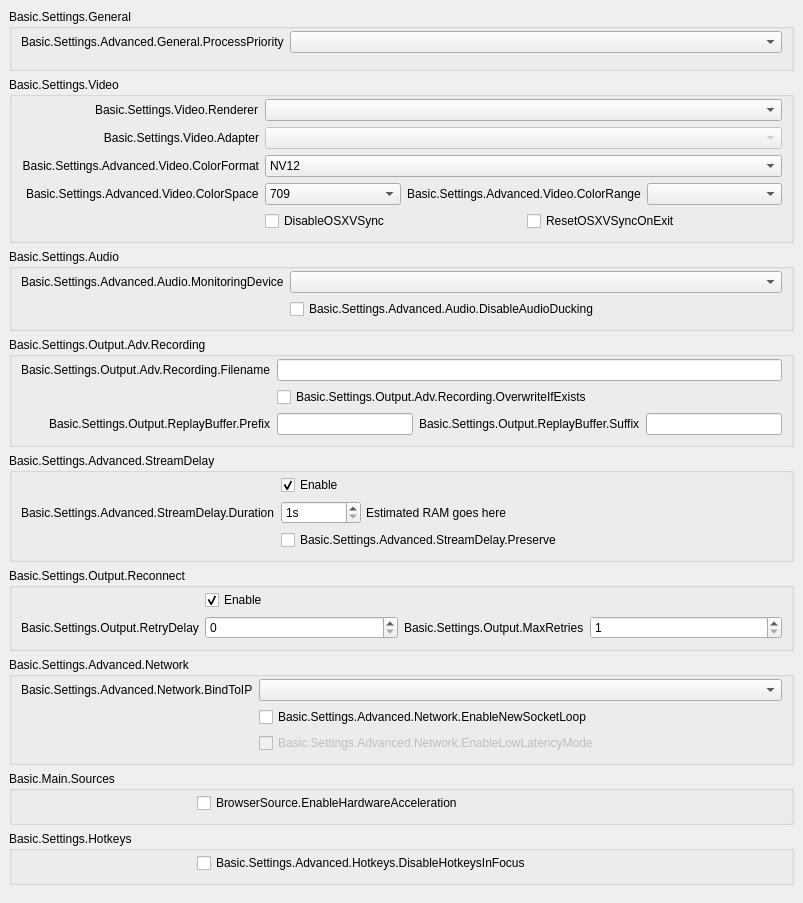
           <widget class="QWidget" name="scrollAreaWidgetContents">
            <property name="geometry">
             <rect>
              <x>0</x>
              <y>0</y>
              <width>803</width>
              <height>807</height>
             </rect>
            </property>
            <layout class="QVBoxLayout" name="verticalLayout_23">
             <property name="leftMargin">
              <number>0</number>
             </property>
             <property name="topMargin">
              <number>0</number>
             </property>
             <property name="rightMargin">
              <number>0</number>
             </property>
             <property name="bottomMargin">
              <number>9</number>
             </property>
             <item>
              <widget class="QWidget" name="widget_11" native="true">
               <layout class="QVBoxLayout" name="verticalLayout_24">
                <item>
                 <widget class="QGroupBox" name="advancedGeneralGroupBox">
                  <property name="title">
                   <string>Basic.Settings.General</string>
                  </property>
                  <layout class="QFormLayout" name="formLayout_22">
                   <property name="fieldGrowthPolicy">
                    <enum>QFormLayout::AllNonFixedFieldsGrow</enum>
                   </property>
                   <property name="labelAlignment">
                    <set>Qt::AlignRight|Qt::AlignTrailing|Qt::AlignVCenter</set>
                   </property>
                   <property name="topMargin">
                    <number>2</number>
                   </property>
                   <item row="0" column="0">
                    <widget class="QLabel" name="processPriorityLabel">
                     <property name="text">
                      <string>Basic.Settings.Advanced.General.ProcessPriority</string>
                     </property>
                     <property name="buddy">
                      <cstring>processPriority</cstring>
                     </property>
                    </widget>
                   </item>
                   <item row="0" column="1">
                    <widget class="QComboBox" name="processPriority"/>
                   </item>
                   <item row="1" column="0">
                    <spacer name="horizontalSpacer_13">
                     <property name="orientation">
                      <enum>Qt::Horizontal</enum>
                     </property>
                     <property name="sizeHint" stdset="0">
                      <size>
                       <width>170</width>
                       <height>0</height>
                      </size>
                     </property>
                    </spacer>
                   </item>
                  </layout>
                 </widget>
                </item>
                <item>
                 <widget class="QGroupBox" name="advancedVideoContainer">
                  <property name="title">
                   <string>Basic.Settings.Video</string>
                  </property>
                  <layout class="QFormLayout" name="formLayout_14">
                   <property name="fieldGrowthPolicy">
                    <enum>QFormLayout::AllNonFixedFieldsGrow</enum>
                   </property>
                   <property name="labelAlignment">
                    <set>Qt::AlignRight|Qt::AlignTrailing|Qt::AlignVCenter</set>
                   </property>
                   <property name="topMargin">
                    <number>2</number>
                   </property>
                   <item row="0" column="0">
                    <widget class="QLabel" name="rendererLabel">
                     <property name="text">
                      <string>Basic.Settings.Video.Renderer</string>
                     </property>
                     <property name="buddy">
                      <cstring>renderer</cstring>
                     </property>
                    </widget>
                   </item>
                   <item row="0" column="1">
                    <widget class="QComboBox" name="renderer">
                     <property name="currentText">
                      <string notr="true"/>
                     </property>
                    </widget>
                   </item>
                   <item row="1" column="0">
                    <widget class="QLabel" name="adapterLabel">
                     <property name="text">
                      <string>Basic.Settings.Video.Adapter</string>
                     </property>
                     <property name="alignment">
                      <set>Qt::AlignRight|Qt::AlignTrailing|Qt::AlignVCenter</set>
                     </property>
                     <property name="buddy">
                      <cstring>adapter</cstring>
                     </property>
                    </widget>
                   </item>
                   <item row="1" column="1">
                    <widget class="QComboBox" name="adapter">
                     <property name="enabled">
                      <bool>false</bool>
                     </property>
                     <property name="currentText">
                      <string notr="true"/>
                     </property>
                    </widget>
                   </item>
                   <item row="2" column="0">
                    <widget class="QLabel" name="label_30">
                     <property name="minimumSize">
                      <size>
                       <width>0</width>
                       <height>0</height>
                      </size>
                     </property>
                     <property name="text">
                      <string>Basic.Settings.Advanced.Video.ColorFormat</string>
                     </property>
                     <property name="alignment">
                      <set>Qt::AlignRight|Qt::AlignTrailing|Qt::AlignVCenter</set>
                     </property>
                     <property name="buddy">
                      <cstring>colorFormat</cstring>
                     </property>
                    </widget>
                   </item>
                   <item row="2" column="1">
                    <widget class="QComboBox" name="colorFormat">
                     <item>
                      <property name="text">
                       <string notr="true">NV12</string>
                      </property>
                     </item>
                     <item>
                      <property name="text">
                       <string notr="true">I420</string>
                      </property>
                     </item>
                     <item>
                      <property name="text">
                       <string>I444</string>
                      </property>
                     </item>
                     <item>
                      <property name="text">
                       <string notr="true">RGB</string>
                      </property>
                     </item>
                    </widget>
                   </item>
                   <item row="4" column="1">
                    <layout class="QHBoxLayout" name="horizontalLayout_18">
                     <property name="leftMargin">
                      <number>0</number>
                     </property>
                     <property name="topMargin">
                      <number>0</number>
                     </property>
                     <property name="rightMargin">
                      <number>0</number>
                     </property>
                     <property name="bottomMargin">
                      <number>0</number>
                     </property>
                     <item>
                      <widget class="QCheckBox" name="disableOSXVSync">
                       <property name="text">
                        <string>DisableOSXVSync</string>
                       </property>
                      </widget>
                     </item>
                     <item>
                      <widget class="QCheckBox" name="resetOSXVSync">
                       <property name="text">
                        <string>ResetOSXVSyncOnExit</string>
                       </property>
                      </widget>
                     </item>
                    </layout>
                   </item>
                   <item row="3" column="1">
                    <layout class="QHBoxLayout" name="horizontalLayout_20">
                     <property name="leftMargin">
                      <number>0</number>
                     </property>
                     <property name="topMargin">
                      <number>0</number>
                     </property>
                     <property name="rightMargin">
                      <number>0</number>
                     </property>
                     <property name="bottomMargin">
                      <number>0</number>
                     </property>
                     <item>
                      <widget class="QComboBox" name="colorSpace">
                       <item>
                        <property name="text">
                         <string notr="true">709</string>
                        </property>
                       </item>
                       <item>
                        <property name="text">
                         <string notr="true">601</string>
                        </property>
                       </item>
                      </widget>
                     </item>
                     <item>
                      <widget class="QLabel" name="label_34">
                       <property name="sizePolicy">
                        <sizepolicy hsizetype="Maximum" vsizetype="Preferred">
                         <horstretch>0</horstretch>
                         <verstretch>0</verstretch>
                        </sizepolicy>
                       </property>
                       <property name="text">
                        <string>Basic.Settings.Advanced.Video.ColorRange</string>
                       </property>
                       <property name="buddy">
                        <cstring>colorRange</cstring>
                       </property>
                      </widget>
                     </item>
                     <item>
                      <widget class="QComboBox" name="colorRange"/>
                     </item>
                    </layout>
                   </item>
                   <item row="3" column="0">
                    <widget class="QLabel" name="label_33">
                     <property name="text">
                      <string>Basic.Settings.Advanced.Video.ColorSpace</string>
                     </property>
                     <property name="buddy">
                      <cstring>colorSpace</cstring>
                     </property>
                    </widget>
                   </item>
                   <item row="4" column="0">
                    <spacer name="horizontalSpacer_12">
                     <property name="orientation">
                      <enum>Qt::Horizontal</enum>
                     </property>
                     <property name="sizeHint" stdset="0">
                      <size>
                       <width>170</width>
                       <height>20</height>
                      </size>
                     </property>
                    </spacer>
                   </item>
                  </layout>
                 </widget>
                </item>
                <item>
                 <widget class="QGroupBox" name="advAudioGroupBox">
                  <property name="title">
                   <string>Basic.Settings.Audio</string>
                  </property>
                  <layout class="QFormLayout" name="formLayout_27">
                   <property name="fieldGrowthPolicy">
                    <enum>QFormLayout::AllNonFixedFieldsGrow</enum>
                   </property>
                   <property name="labelAlignment">
                    <set>Qt::AlignRight|Qt::AlignTrailing|Qt::AlignVCenter</set>
                   </property>
                   <property name="topMargin">
                    <number>2</number>
                   </property>
                   <item row="0" column="0">
                    <widget class="QLabel" name="monitoringDeviceLabel">
                     <property name="text">
                      <string>Basic.Settings.Advanced.Audio.MonitoringDevice</string>
                     </property>
                     <property name="buddy">
                      <cstring>monitoringDevice</cstring>
                     </property>
                    </widget>
                   </item>
                   <item row="0" column="1">
                    <widget class="QComboBox" name="monitoringDevice"/>
                   </item>
                   <item row="1" column="1">
                    <widget class="QCheckBox" name="disableAudioDucking">
                     <property name="text">
                      <string>Basic.Settings.Advanced.Audio.DisableAudioDucking</string>
                     </property>
                    </widget>
                   </item>
                   <item row="1" column="0">
                    <spacer name="horizontalSpacer_11">
                     <property name="orientation">
                      <enum>Qt::Horizontal</enum>
                     </property>
                     <property name="sizeHint" stdset="0">
                      <size>
                       <width>170</width>
                       <height>20</height>
                      </size>
                     </property>
                    </spacer>
                   </item>
                  </layout>
                 </widget>
                </item>
                <item>
                 <widget class="QGroupBox" name="groupBox_6">
                  <property name="title">
                   <string>Basic.Settings.Output.Adv.Recording</string>
                  </property>
                  <layout class="QFormLayout" name="formLayout_17">
                   <property name="fieldGrowthPolicy">
                    <enum>QFormLayout::AllNonFixedFieldsGrow</enum>
                   </property>
                   <property name="labelAlignment">
                    <set>Qt::AlignRight|Qt::AlignTrailing|Qt::AlignVCenter</set>
                   </property>
                   <property name="topMargin">
                    <number>2</number>
                   </property>
                   <item row="0" column="0">
                    <widget class="QLabel" name="label_7">
                     <property name="text">
                      <string>Basic.Settings.Output.Adv.Recording.Filename</string>
                     </property>
                     <property name="buddy">
                      <cstring>filenameFormatting</cstring>
                     </property>
                    </widget>
                   </item>
                   <item row="0" column="1">
                    <widget class="QLineEdit" name="filenameFormatting"/>
                   </item>
                   <item row="1" column="1">
                    <widget class="QCheckBox" name="overwriteIfExists">
                     <property name="text">
                      <string>Basic.Settings.Output.Adv.Recording.OverwriteIfExists</string>
                     </property>
                    </widget>
                   </item>
                   <item row="2" column="1">
                    <layout class="QHBoxLayout" name="horizontalLayout_14">
                     <property name="leftMargin">
                      <number>0</number>
                     </property>
                     <property name="topMargin">
                      <number>0</number>
                     </property>
                     <property name="rightMargin">
                      <number>0</number>
                     </property>
                     <property name="bottomMargin">
                      <number>0</number>
                     </property>
                     <item>
                      <widget class="QLineEdit" name="simpleRBPrefix"/>
                     </item>
                     <item>
                      <widget class="QLabel" name="label_58">
                       <property name="text">
                        <string>Basic.Settings.Output.ReplayBuffer.Suffix</string>
                       </property>
                       <property name="buddy">
                        <cstring>simpleRBSuffix</cstring>
                       </property>
                      </widget>
                     </item>
                     <item>
                      <widget class="QLineEdit" name="simpleRBSuffix"/>
                     </item>
                    </layout>
                   </item>
                   <item row="2" column="0">
                    <widget class="QLabel" name="label_57">
                     <property name="text">
                      <string>Basic.Settings.Output.ReplayBuffer.Prefix</string>
                     </property>
                     <property name="buddy">
                      <cstring>simpleRBPrefix</cstring>
                     </property>
                    </widget>
                   </item>
                   <item row="1" column="0">
                    <spacer name="horizontalSpacer_10">
                     <property name="orientation">
                      <enum>Qt::Horizontal</enum>
                     </property>
                     <property name="sizeHint" stdset="0">
                      <size>
                       <width>170</width>
                       <height>20</height>
                      </size>
                     </property>
                    </spacer>
                   </item>
                  </layout>
                 </widget>
                </item>
                <item>
                 <widget class="QGroupBox" name="groupBox_5">
                  <property name="title">
                   <string>Basic.Settings.Advanced.StreamDelay</string>
                  </property>
                  <layout class="QFormLayout" name="formLayout_18">
                   <property name="fieldGrowthPolicy">
                    <enum>QFormLayout::AllNonFixedFieldsGrow</enum>
                   </property>
                   <property name="labelAlignment">
                    <set>Qt::AlignRight|Qt::AlignTrailing|Qt::AlignVCenter</set>
                   </property>
                   <property name="topMargin">
                    <number>2</number>
                   </property>
                   <item row="1" column="0">
                    <widget class="QLabel" name="label_56">
                     <property name="text">
                      <string>Basic.Settings.Advanced.StreamDelay.Duration</string>
                     </property>
                     <property name="buddy">
                      <cstring>streamDelaySec</cstring>
                     </property>
                    </widget>
                   </item>
                   <item row="1" column="1">
                    <widget class="QWidget" name="widget_12" native="true">
                     <property name="enabled">
                      <bool>true</bool>
                     </property>
                     <layout class="QHBoxLayout" name="horizontalLayout_13">
                      <property name="spacing">
                       <number>5</number>
                      </property>
                      <property name="leftMargin">
                       <number>0</number>
                      </property>
                      <property name="topMargin">
                       <number>0</number>
                      </property>
                      <property name="rightMargin">
                       <number>0</number>
                      </property>
                      <property name="bottomMargin">
                       <number>0</number>
                      </property>
                      <item>
                       <widget class="QSpinBox" name="streamDelaySec">
                        <property name="enabled">
                         <bool>true</bool>
                        </property>
                        <property name="sizePolicy">
                         <sizepolicy hsizetype="Maximum" vsizetype="Fixed">
                          <horstretch>0</horstretch>
                          <verstretch>0</verstretch>
                         </sizepolicy>
                        </property>
                        <property name="minimumSize">
                         <size>
                          <width>80</width>
                          <height>0</height>
                         </size>
                        </property>
                        <property name="suffix">
                         <string notr="true">s</string>
                        </property>
                        <property name="minimum">
                         <number>1</number>
                        </property>
                        <property name="maximum">
                         <number>1800</number>
                        </property>
                       </widget>
                      </item>
                      <item>
                       <widget class="QLabel" name="streamDelayInfo">
                        <property name="text">
                         <string notr="true">Estimated RAM goes here</string>
                        </property>
                       </widget>
                      </item>
                     </layout>
                    </widget>
                   </item>
                   <item row="2" column="1">
                    <widget class="QCheckBox" name="streamDelayPreserve">
                     <property name="text">
                      <string>Basic.Settings.Advanced.StreamDelay.Preserve</string>
                     </property>
                    </widget>
                   </item>
                   <item row="0" column="1">
                    <widget class="QCheckBox" name="streamDelayEnable">
                     <property name="text">
                      <string>Enable</string>
                     </property>
                     <property name="checked">
                      <bool>true</bool>
                     </property>
                    </widget>
                   </item>
                   <item row="2" column="0">
                    <spacer name="horizontalSpacer_9">
                     <property name="orientation">
                      <enum>Qt::Horizontal</enum>
                     </property>
                     <property name="sizeHint" stdset="0">
                      <size>
                       <width>170</width>
                       <height>20</height>
                      </size>
                     </property>
                    </spacer>
                   </item>
                  </layout>
                 </widget>
                </item>
                <item>
                 <widget class="QGroupBox" name="groupBox_7">
                  <property name="title">
                   <string>Basic.Settings.Output.Reconnect</string>
                  </property>
                  <layout class="QFormLayout" name="formLayout_19">
                   <property name="fieldGrowthPolicy">
                    <enum>QFormLayout::AllNonFixedFieldsGrow</enum>
                   </property>
                   <property name="labelAlignment">
                    <set>Qt::AlignRight|Qt::AlignTrailing|Qt::AlignVCenter</set>
                   </property>
                   <property name="topMargin">
                    <number>2</number>
                   </property>
                   <item row="0" column="1">
                    <widget class="QCheckBox" name="reconnectEnable">
                     <property name="text">
                      <string>Enable</string>
                     </property>
                     <property name="checked">
                      <bool>true</bool>
                     </property>
                    </widget>
                   </item>
                   <item row="1" column="1">
                    <layout class="QHBoxLayout" name="horizontalLayout_19">
                     <property name="leftMargin">
                      <number>0</number>
                     </property>
                     <property name="topMargin">
                      <number>0</number>
                     </property>
                     <property name="rightMargin">
                      <number>0</number>
                     </property>
                     <property name="bottomMargin">
                      <number>0</number>
                     </property>
                     <item>
                      <widget class="QSpinBox" name="reconnectRetryDelay">
                       <property name="maximum">
                        <number>30</number>
                       </property>
                      </widget>
                     </item>
                     <item>
                      <widget class="QLabel" name="label_22">
                       <property name="sizePolicy">
                        <sizepolicy hsizetype="Maximum" vsizetype="Preferred">
                         <horstretch>0</horstretch>
                         <verstretch>0</verstretch>
                        </sizepolicy>
                       </property>
                       <property name="text">
                        <string>Basic.Settings.Output.MaxRetries</string>
                       </property>
                       <property name="buddy">
                        <cstring>reconnectMaxRetries</cstring>
                       </property>
                      </widget>
                     </item>
                     <item>
                      <widget class="QSpinBox" name="reconnectMaxRetries">
                       <property name="minimum">
                        <number>1</number>
                       </property>
                       <property name="maximum">
                        <number>10000</number>
                       </property>
                      </widget>
                     </item>
                    </layout>
                   </item>
                   <item row="1" column="0">
                    <widget class="QLabel" name="label_17">
                     <property name="text">
                      <string>Basic.Settings.Output.RetryDelay</string>
                     </property>
                     <property name="buddy">
                      <cstring>reconnectRetryDelay</cstring>
                     </property>
                    </widget>
                   </item>
                   <item row="0" column="0">
                    <spacer name="horizontalSpacer_8">
                     <property name="orientation">
                      <enum>Qt::Horizontal</enum>
                     </property>
                     <property name="sizeHint" stdset="0">
                      <size>
                       <width>170</width>
                       <height>20</height>
                      </size>
                     </property>
                    </spacer>
                   </item>
                  </layout>
                 </widget>
                </item>
                <item>
                 <widget class="QGroupBox" name="advNetworkGroupBox">
                  <property name="title">
                   <string>Basic.Settings.Advanced.Network</string>
                  </property>
                  <layout class="QFormLayout" name="formLayout_23">
                   <property name="fieldGrowthPolicy">
                    <enum>QFormLayout::AllNonFixedFieldsGrow</enum>
                   </property>
                   <property name="labelAlignment">
                    <set>Qt::AlignRight|Qt::AlignTrailing|Qt::AlignVCenter</set>
                   </property>
                   <property name="topMargin">
                    <number>2</number>
                   </property>
                   <item row="0" column="0">
                    <widget class="QLabel" name="label_27">
                     <property name="text">
                      <string>Basic.Settings.Advanced.Network.BindToIP</string>
                     </property>
                     <property name="buddy">
                      <cstring>bindToIP</cstring>
                     </property>
                    </widget>
                   </item>
                   <item row="0" column="1">
                    <widget class="QComboBox" name="bindToIP"/>
                   </item>
                   <item row="1" column="1">
                    <widget class="QCheckBox" name="enableNewSocketLoop">
                     <property name="text">
                      <string>Basic.Settings.Advanced.Network.EnableNewSocketLoop</string>
                     </property>
                    </widget>
                   </item>
                   <item row="2" column="1">
                    <widget class="QCheckBox" name="enableLowLatencyMode">
                     <property name="enabled">
                      <bool>false</bool>
                     </property>
                     <property name="text">
                      <string>Basic.Settings.Advanced.Network.EnableLowLatencyMode</string>
                     </property>
                    </widget>
                   </item>
                   <item row="1" column="0">
                    <spacer name="horizontalSpacer_7">
                     <property name="orientation">
                      <enum>Qt::Horizontal</enum>
                     </property>
                     <property name="sizeHint" stdset="0">
                      <size>
                       <width>170</width>
                       <height>20</height>
                      </size>
                     </property>
                    </spacer>
                   </item>
                  </layout>
                 </widget>
                </item>
                <item>
                 <widget class="QGroupBox" name="sourcesGroup">
                  <property name="title">
                   <string>Basic.Main.Sources</string>
                  </property>
                  <layout class="QFormLayout" name="formLayout_34">
                   <property name="topMargin">
                    <number>2</number>
                   </property>
                   <item row="0" column="0">
                    <spacer name="horizontalSpacer_15">
                     <property name="orientation">
                      <enum>Qt::Horizontal</enum>
                     </property>
                     <property name="sizeHint" stdset="0">
                      <size>
                       <width>170</width>
                       <height>20</height>
                      </size>
                     </property>
                    </spacer>
                   </item>
                   <item row="0" column="1">
                    <widget class="QCheckBox" name="browserHWAccel">
                     <property name="text">
                      <string>BrowserSource.EnableHardwareAcceleration</string>
                     </property>
                    </widget>
                   </item>
                  </layout>
                 </widget>
                </item>
                <item>
                 <widget class="QGroupBox" name="groupBox_17">
                  <property name="title">
                   <string>Basic.Settings.Hotkeys</string>
                  </property>
                  <layout class="QFormLayout" name="formLayout_33">
                   <property name="topMargin">
                    <number>2</number>
                   </property>
                   <item row="0" column="1">
                    <widget class="QCheckBox" name="disableFocusHotkeys">
                     <property name="text">
                      <string>Basic.Settings.Advanced.Hotkeys.DisableHotkeysInFocus</string>
                     </property>
                    </widget>
                   </item>
                   <item row="0" column="0">
                    <spacer name="horizontalSpacer_14">
                     <property name="orientation">
                      <enum>Qt::Horizontal</enum>
                     </property>
                     <property name="sizeHint" stdset="0">
                      <size>
                       <width>170</width>
                       <height>20</height>
                      </size>
                     </property>
                    </spacer>
                   </item>
                  </layout>
                 </widget>
                </item>
               </layout>
              </widget>
             </item>
            </layout>
           </widget>
